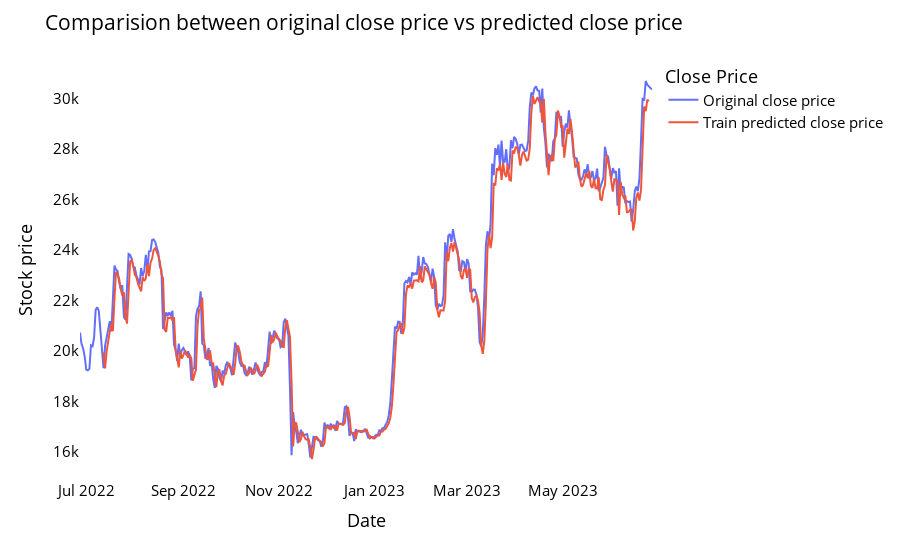

The cell this chart's notebook holds for it:
### Code cell
# shift train predictions for plotting

look_back=time_step
# trainPredictPlot = np.empty_like(closedf)
# trainPredictPlot[:, :] = np.nan
# trainPredictPlot[look_back:len(train_predict)+look_back, :] = train_predict
# print("Train predicted data: ", trainPredictPlot.shape)

# shift test predictions for plotting
testPredictPlot = np.empty_like(closedf)
testPredictPlot[:, :] = np.nan
testPredictPlot[(look_back):len(closedf)-1, :] = predict_inv
print("Test predicted data: ", testPredictPlot.shape)

names = cycle(['Original close price','Predicted close price'])


plotdf = pd.DataFrame({'date': close_stock['Date'],
                       'original_close': close_stock['Close'],
                      'predicted_close': testPredictPlot.reshape(1,-1)[0].tolist()})

fig = px.line(plotdf,x=plotdf['date'], y=[plotdf['original_close'],
                                          plotdf['predicted_close']],
              labels={'value':'Stock price','date': 'Date'})
fig.update_layout(title_text='Comparision between original close price vs predicted close price',
                  plot_bgcolor='white', font_size=15, font_color='black', legend_title_text='Close Price')
fig.for_each_trace(lambda t:  t.update(name = next(names)))

fig.update_xaxes(showgrid=False)
fig.update_yaxes(showgrid=False)
fig.show()

### Figure 1 — Plotly figure (JSON) as saved in the notebook; plotly's stock layout.template omitted (floating-point values rounded to 4 significant figures; data arrays with more than 128 entries replaced by an {"elided": "..."} marker saying what was removed)
{"data": [{"hovertemplate": "variable=original_close<br>Date=%{x}<br>Stock price=%{y}<extra></extra>", "legendgroup": "original_close", "line": {"color": "#636efa", "dash": "solid"}, "marker": {"symbol": "circle"}, "mode": "lines", "name": "Original close price", "orientation": "v", "showlegend": true, "type": "scatter", "x": {"elided": "365 str values"}, "xaxis": "x", "y": {"elided": "365 float values"}, "yaxis": "y"}, {"hovertemplate": "variable=predicted_close<br>Date=%{x}<br>Stock price=%{y}<extra></extra>", "legendgroup": "predicted_close", "line": {"color": "#EF553B", "dash": "solid"}, "marker": {"symbol": "circle"}, "mode": "lines", "name": "Train predicted close price", "orientation": "v", "showlegend": true, "type": "scatter", "x": {"elided": "365 str values"}, "xaxis": "x", "y": {"elided": "365 float values"}, "yaxis": "y"}], "layout": {"font": {"color": "black", "size": 15}, "legend": {"title": {"text": "Close Price"}, "tracegroupgap": 0}, "margin": {"t": 60}, "plot_bgcolor": "white", "title": {"text": "Comparision between original close price vs predicted close price"}, "xaxis": {"anchor": "y", "domain": [0, 1], "showgrid": false, "title": {"text": "Date"}}, "yaxis": {"anchor": "x", "domain": [0, 1], "showgrid": false, "title": {"text": "Stock price"}}}}
